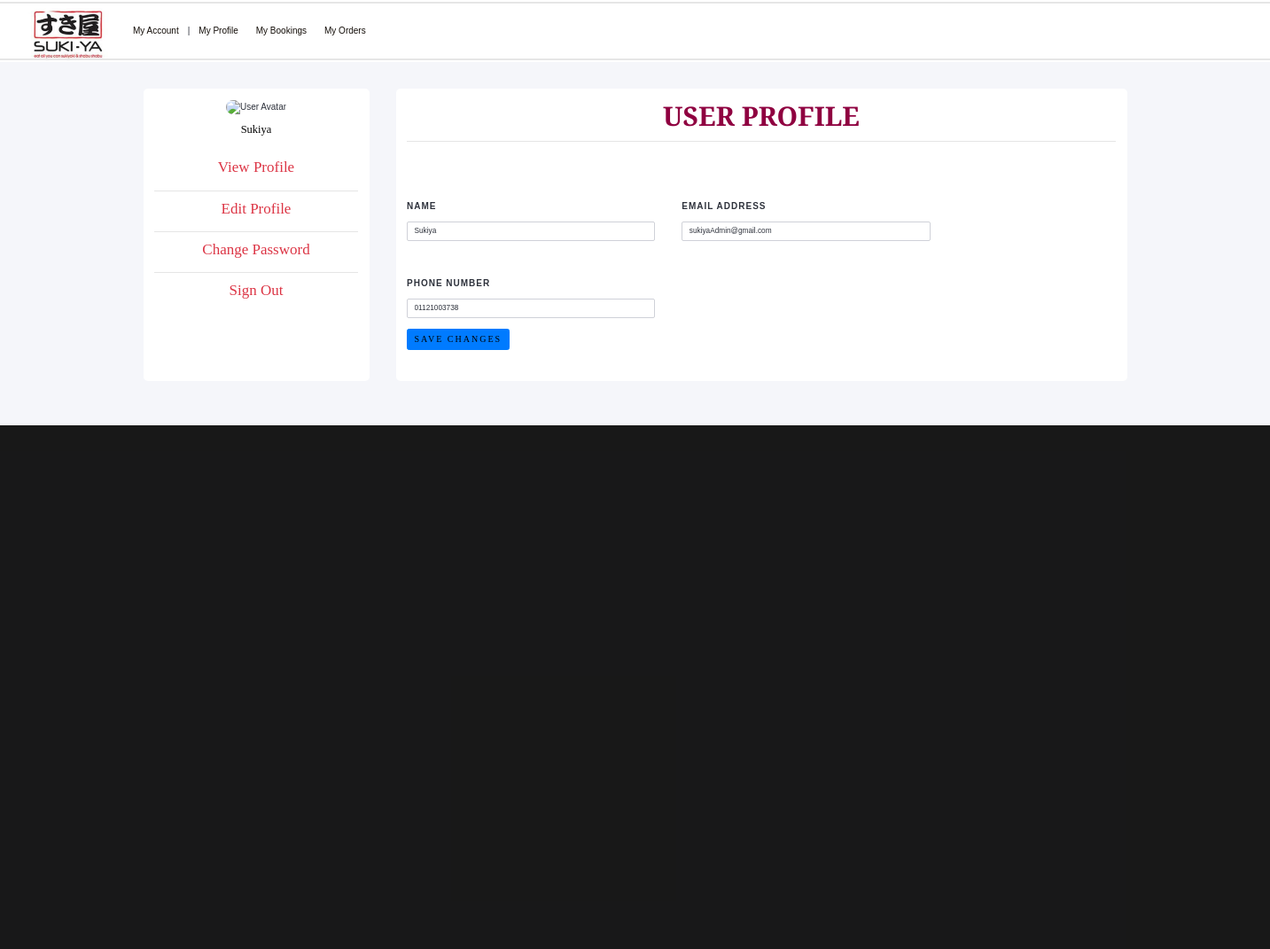
The app's page /custeditprofile.php (signed in) with its own data.
### tables this page shows
CREATE TABLE `custinfo` (
  `id` int(11) NOT NULL,
  `name` varchar(100) DEFAULT NULL,
  `email` varchar(255) DEFAULT NULL,
  `phone_number` varchar(20) DEFAULT NULL,
  `password` char(50) DEFAULT NULL,
  `is_admin` tinyint(1) DEFAULT 0
);

### custeditprofile.php (the view, shortened to what this page needs)
<?php
include 'connect.php';
$user_email = $_SESSION['user_email'];
$sql = "SELECT name, email, phone_number FROM custinfo WHERE email=?";
$stmt = $conn->prepare($sql);
$stmt->bind_param("s", $user_email);
$stmt->execute();
$result = $stmt->get_result();
$user = $result->fetch_assoc();
$name = $user['name'];
$email = $user['email'];
$phone_number = $user['phone_number'];
?>
<!DOCTYPE html>
<html class="no-js">
<head>
    <link rel="stylesheet" href="css/animate.css">
    <link rel="stylesheet" href="css/icomoon.css">
    <link rel="stylesheet" href="css/simple-line-icons.css">
    <link rel="stylesheet" href="css/bootstrap-datetimepicker.min.css">
    <link rel="stylesheet" href="css/flexslider.css">
    <link rel="stylesheet" href="css/bootstrap.css">
    <link rel="stylesheet" href="css/style.css">
    <link href="https://cdn.jsdelivr.net/npm/bootstrap@4.5.0/dist/css/bootstrap.min.css" rel="stylesheet">
</head>
<body>
    <div class="js-sticky">
        <div class="fh5co-main-nav">
            <div class="container-fluid">
                <nav class="fh5co-menu-2">
                    <div class="header-logo">
                        <img src="images/Pics%202.png" width="125px">
                        <a href="#" data-nav-section="#">My Account</a>
                        <span>|</span>
                        <a href="#" data-nav-section="profile">My Profile</a>
                        <a href="#" data-nav-section="bookings">My Bookings</a>
                        <a href="#" data-nav-section="orders">My Orders</a>
                    </div>
                </nav>
            </div>
        </div>
    </div>
    <div class="container">
        <div class="row gutters">
            <div class="col-xl-3 col-lg-3 col-md-12 col-sm-12 col-12">
                <div class="card h-100">
                    <div class="card-body">
                        <div class="account-settings">
                            <div class="user-profile">
                                <div class="user-avatar">
                                    <img src="https://bootdey.com/img/Content/avatar/avatar7.png" alt="User Avatar">
                                </div>
                                <h5 class="user-name"><?php echo htmlspecialchars($name); ?></h5>
                            </div>
                            <div class="about">
                                <a href="cust_profile.php"><h5>View Profile</h5></a>
                                <hr>
                                <a href="custeditprofile.php"><h5>Edit Profile</h5></a>
                                <hr>
                                <a href="change_pword.php"><h5>Change Password</h5></a>
                                <hr>
                                <a href="logout.php"><h5>Sign Out</h5></a>
                            </div>
                        </div>
                    </div>
                </div>
            </div>
            <div class="col-xl-9 col-lg-9 col-md-12 col-sm-12 col-12">
                <div class="card h-100">
                    <div class="card-body">
                        <div class="row gutters">
                            <div class="col-xl-12 col-lg-12 col-md-12 col-sm-12 col-12">
                                <div class="userheader">
                                    <h6 class="mb-2 text-primary" style="text-align: center;">USER PROFILE<hr></h6>
                                </div>
                            </div>
                            <form method="POST" action="custeditprofile.php">
                                <div class="col-xl-6 col-lg-6 col-md-6 col-sm-6 col-12">
                                    <div class="form-group">
                                        <i class="fa fa-user"></i><label for="fullName">Name</label>
                                        <input type="text" class="form-control" name="name" value="<?php echo htmlspecialchars($name); ?>">
                                    </div>
                                </div>
                                <div class="col-xl-6 col-lg-6 col-md-6 col-sm-6 col-12">
                                    <div class="form-group">
                                        <i class="fa fa-envelope"></i><label for="eMail">Email Address</label>
                                        <input type="email" class="form-control" name="email" value="<?php echo htmlspecialchars($email); ?>">
                                    </div>
                                </div>
                                <div class="col-xl-6 col-lg-6 col-md-6 col-sm-6 col-12">
                                    <div class="form-group">
                                        <i class="fa fa-phone"></i><label for="phone">Phone Number</label>
                                        <input type="text" class="form-control" name="phone_number" value="<?php echo htmlspecialchars($phone_number); ?>">
                                    </div>
                                </div>
                                <div class="col-xl-12 col-lg-12 col-md-12 col-sm-12 col-12">
                                    <div class="form-group">
                                        <input class="btn btn-primary" value="Save Changes" type="submit">
                                    </div>
                                </div>
                            </form>
                        </div>
                    </div>
                </div>
            </div>
        </div>
    </div>
    <footer>
        <div id="fh5co-footer">
            <div class="container">
                <div class="row row-padded">
                    <div class="col-md-12 text-center">
                        <br><br><br><br><br><br>
                    </div>
                </div>
                <div class="row">
                    <div class="col-md-12 text-center">
                        <ul class="fh5co-social">
                        </ul>
                    </div>
                </div>
            </div>
        </div>
    </footer>
</body>
</html>

### css/style.css (style rules this page uses)
body { font-family: "Merriweather", serif; font-size: 18px; font-weight: 300; line-height: 2; color: #7a060c;; }
a { color: #cd0a15; -webkit-transition: 0.5s; -o-transition: 0.5s; transition: 0.5s; }
h1, h2, h3, h4, h5, h6 { font-family: "Playfair Display", serif; color: #000; }
.btn { margin-right: 4px; margin-bottom: 4px; font-family: "Playfair Display", serif; font-size: 12px; letter-spacing: 2px; text-transform: uppercase; font-weight: 700; -webkit-border-radius: 4px; -moz-border-radius: 4px; -ms-border-radius: 4px; border-radius: 4px; -webkit-transition: 0.5s; -o-transition: 0.5s; transition: 0.5s; }
.btn-primary { background: #cd0a15; color: #fff; border: 1px solid #cd0a15; padding: 8px 16px; font-size: 14px; }
.form-control { box-shadow: none; background: transparent; border: 2px solid rgba(0, 0, 0, 0.1); height: 54px; font-size: 18px; font-weight: 300; }
.fh5co-main-nav { position: relative; background: #fff; }
.fh5co-main-nav:before, .fh5co-main-nav:after { content: ""; position: absolute; left: 0; height: 2px; width: 100%; background: #e6e6e6; }
.fh5co-main-nav:before { top: 2px; }
.fh5co-main-nav:after { bottom: 2px; }
.fh5co-main-nav .fh5co-menu-1, .fh5co-main-nav .fh5co-menu-2, .fh5co-main-nav .fh5co-logo { vertical-align: middle; float: left; line-height: 0; }
.fh5co-main-nav .fh5co-menu-1 a, .fh5co-main-nav .fh5co-menu-2 a, .fh5co-main-nav .fh5co-logo a { padding: 35px 10px; color: #130d08; display: -moz-inline-stack; display: inline-block; zoom: 1; *display: inline; }
.fh5co-main-nav .fh5co-menu-2 { text-align: left; width: 120.33%; }
#fh5co-footer { width: 100%; background: rgba(0, 0, 0, 0.9); padding: 7em 0; z-index: 1; font-size: 14px; line-height: 1.5; color: rgba(255, 255, 255, 0.5); }
.fh5co-social { padding: 0; margin: 0; }
#fh5co-offcanvas, #fh5co-container, .fh5co-nav-toggle, #fh5co-footer { -webkit-transition: 0.5s; -o-transition: 0.5s; transition: 0.5s; }
#fh5co-container, .fh5co-nav-toggle, #fh5co-footer { z-index: 2; position: relative; }
.js-sticky { display: block; }
.row-padded { padding-bottom: 40px; }
.header-logo { position: left; display: flex; align-items: center; margin-right: 10px; }
* { font-family: 'Nunito', sans-serif; margin: 0; padding: 0; box-sizing: border-box; outline: none; border: none; text-decoration: none; transition: all .2s linear; }
html { font-size: 62.5%; overflow-x: hidden; }
body { background: white; }
.container { max-width: 1200px; margin: 0 auto; padding: 3rem 2rem; }

### custeditprofile.php (style rules this page uses)
body { margin: 0; color: #2e323c; background: #f5f6fa; font-family: 'Nunito', sans-serif; }
.container { padding-bottom: 50px; }
.account-settings .user-profile { margin: 0 0 1rem 0; padding-bottom: 1rem; text-align: center; }
.account-settings .user-profile .user-avatar { margin: 0 0 1rem 0; }
.account-settings .user-profile .user-avatar img { width: 90px; height: 90px; border-radius: 100px; }
.account-settings .user-profile h5.user-name { margin: 0 0 0.5rem 0; }
.account-settings .about { margin: 1rem 0 0 0; text-align: center; }
.account-settings .about h5 { margin: 0 0 15px 0; color: #dc3545; font-size: 17px; }
.form-control { border: 1px solid #cfd1d8; border-radius: 2px; font-size: .825rem; background: #ffffff; color: #2e323c; }
.form-group i { padding-right: 20px; font-size: 20px; padding-left: 20px; color: #8F0040; }
.form-group label { font-weight: bold; text-transform: uppercase; letter-spacing: 1px; }
.card { background: #ffffff; border-radius: 5px; border: 0; margin-bottom: 1rem; }
.row .gutters .userheader h6 { padding-bottom: 20px; font-size: 30px; font-weight: 800; color: #8F0040 !important; font-weight: bolder !important; }
.btn { position: relative; bottom: -2px; color: black; }
label { display: block; cursor: pointer; font-weight: 400; margin-bottom: 10px; }
@media only screen and (min-width: 768px) { .col-12 { width: 100%; } }

### records on screen
custinfo: name "Sukiya", email "sukiyaAdmin@gmail.com", phone_number "01121003738"
